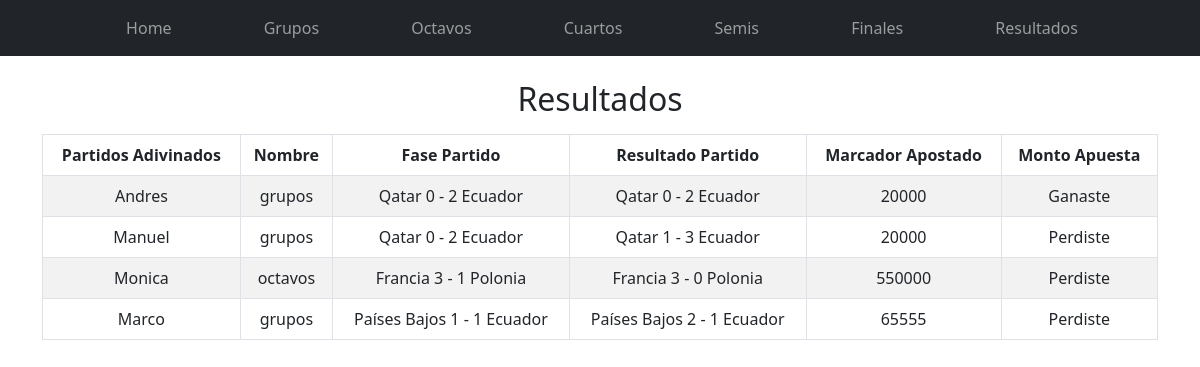
Page /resultados/ on the committed database.
### Aplicaciones/Partidos/models.py (models this page shows, shortened)
class Apuesta(models.Model):
    codigo_partido = models.ForeignKey(Partido,blank=True,null=True,on_delete=models.CASCADE)
    nombre = models.CharField(max_length=50)
    marcador1 = models.CharField(max_length=2)
    marcador2 = models.CharField(max_length=2)
    monto = models.CharField(max_length=50)

class Partido(models.Model):
    clasificacion = models.CharField(max_length=50)
    equipos1 = models.ForeignKey(Equipo,default=None,on_delete=models.PROTECT,related_name="_equipos1")
    equipos2 = models.ForeignKey(Equipo,default=None,on_delete=models.PROTECT,related_name="_equipos2")
    marcador1 = models.CharField(max_length=2)
    marcador2 = models.CharField(max_length=2)
    fecha = models.DateField()

class Equipo(models.Model):
    pais = models.CharField(max_length=50)
    grupo = models.CharField(max_length=50)
    class Meta:
        ordering = ['grupo']
    def __str__(self):
        texto = "{0}"
        return texto.format(self.pais)

### Aplicaciones/Partidos/views.py (the view)
# urls.py: path('resultados/',views.resultados),
def resultados(request):
    context={'apuesta':Apuesta.objects.all()}
    return render(request,"gestionApuestasResultados.html",context)

### Aplicaciones/Partidos/templates/gestionApuestasResultados.html (shortened to what this page needs)
{% extends './base.html' %}
{% block body %}
<div class="row">
    <h2>Resultados</h2>
    <div class="table-responsive py-2">
        <table class="table table-striped table-bordered">
            <thead>
                <tr>
                    <th>Partidos Adivinados</th>
                    <th>Nombre</th>
                    <th>Fase Partido</th>
                    <th>Resultado Partido</th>
                    <th>Marcador Apostado</th>
                    <th>Monto Apuesta</th>
                </tr>
            </thead>
            <tbody>
                    {% for r in apuesta %}
                        <tr>
                            <td>{{r.nombre}}</td>
                            <td>{{r.codigo_partido.clasificacion}}</td>
                            <td>{{r.codigo_partido.equipos1}} {{r.codigo_partido.marcador1}} -  {{r.codigo_partido.marcador2}} {{r.codigo_partido.equipos2}}</td>
                            <td>{{r.codigo_partido.equipos1}} {{r.marcador1}} - {{r.marcador2}} {{r.codigo_partido.equipos2}}</td>
                            <td>{{r.monto}}</td>
                            {% if r.codigo_partido.marcador1 == r.marcador1 and r.codigo_partido.marcador2 == r.marcador2 %}
                                <td> Ganaste </td>
                                {% else %}
                                <td> Perdiste </td>
                            {% endif %}
                        </tr>
                    {% endfor %}
            </tbody>
        </table>
    </div>
</div>
{% endblock %}

### Aplicaciones/Partidos/static/css/gestionApuestas.css (style rules this page uses)
thead,tbody { text-align: center; vertical-align: middle; }
h2,h3 { text-align: center; }

### rows in the picture
Apuesta: nombre "Andres", codigo_partido.clasificacion "grupos", codigo_partido.equipos1 "Qatar", codigo_partido.marcador1 "0", codigo_partido.marcador2 "2", codigo_partido.equipos2 "Ecuador", marcador1 "0", marcador2 "2", monto "20000", shows "Ganaste"
Apuesta: nombre "Manuel", codigo_partido.clasificacion "grupos", codigo_partido.equipos1 "Qatar", codigo_partido.marcador1 "0", codigo_partido.marcador2 "2", codigo_partido.equipos2 "Ecuador", marcador1 "1", marcador2 "3", monto "20000", shows "Perdiste"
Apuesta: nombre "Monica", codigo_partido.clasificacion "octavos", codigo_partido.equipos1 "Francia", codigo_partido.marcador1 "3", codigo_partido.marcador2 "1", codigo_partido.equipos2 "Polonia", marcador1 "3", marcador2 "0", monto "550000", shows "Perdiste"
Apuesta: nombre "Marco", codigo_partido.clasificacion "grupos", codigo_partido.equipos1 "Países Bajos", codigo_partido.marcador1 "1", codigo_partido.marcador2 "1", codigo_partido.equipos2 "Ecuador", marcador1 "2", marcador2 "1", monto "65555", shows "Perdiste"
